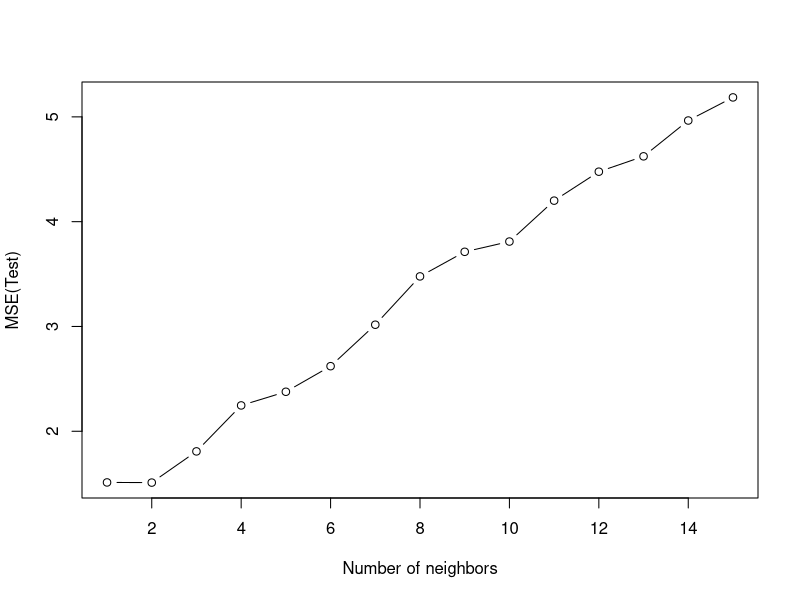
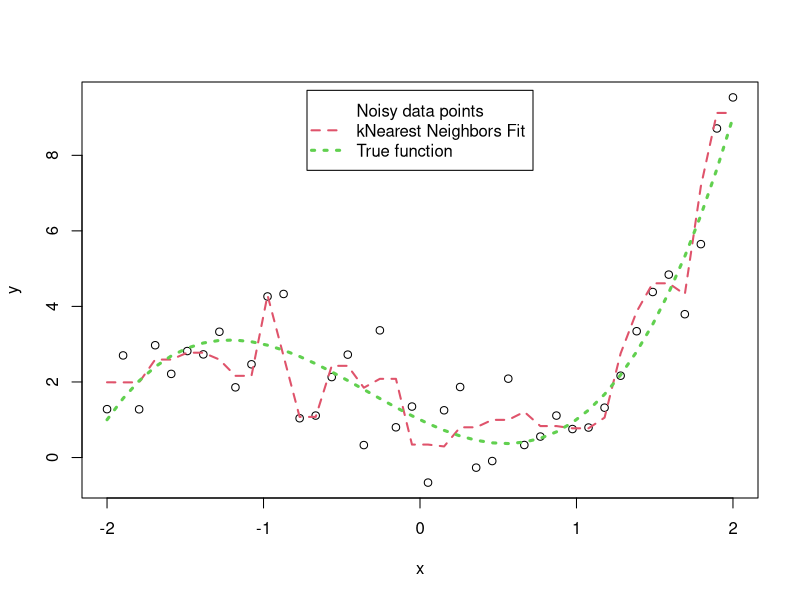
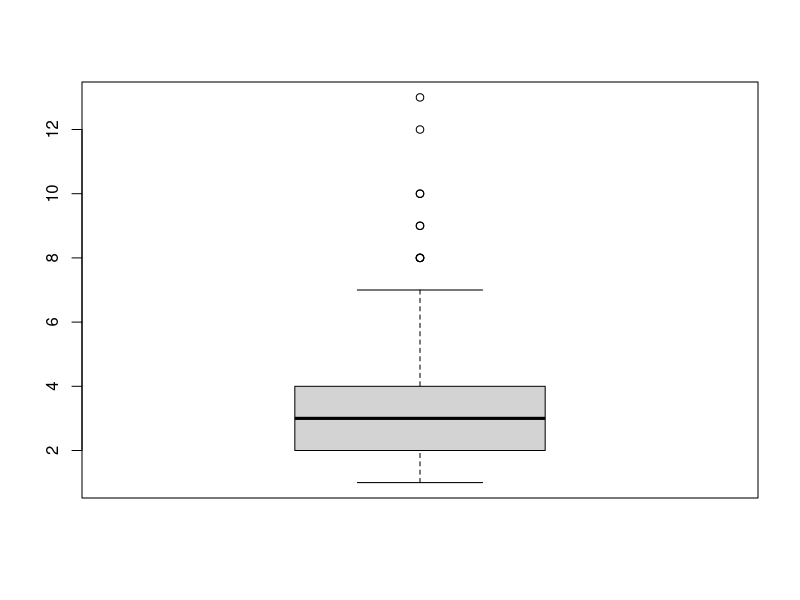
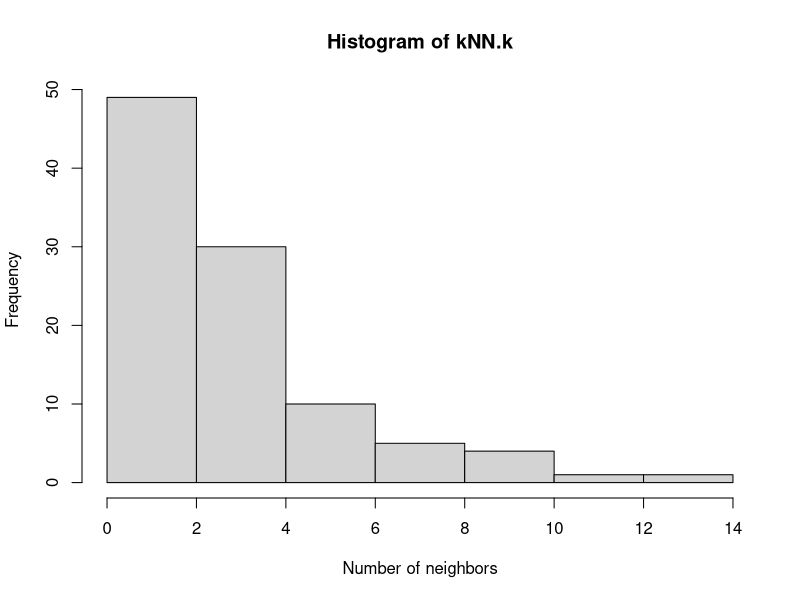
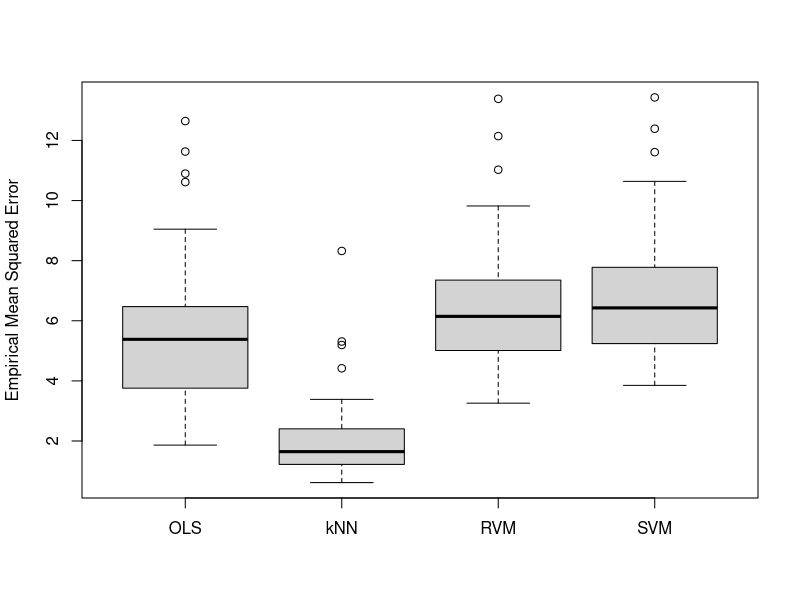

Recreate these plots in R, in order.
#
#  Predictive Analytics with k-Nearest Neighbors   
#
#          source('kNN-predictive-1.R')
#
#              Winter 2013, EPF
#


# Unitizing the data

  unitlength <-function(xx)
  {
    n <- nrow(xx)
    p <- ncol(xx)
    aa  <- matrix(rep(apply(xx,2,mean), n), ncol=p, byrow=TRUE)
    bb  <- sqrt((n-1)*matrix(rep(apply(xx,2,var), n), ncol=p, byrow=TRUE))
    return((xx-aa)/bb)
  }

# Standardizing the data

  standard <-function(xx)
  {
    n <- nrow(xx)
    p <- ncol(xx)
    aa  <- matrix(rep(apply(xx,2,mean), n), ncol=p, byrow=TRUE)
    bb  <- sqrt(matrix(rep(apply(xx,2,var), n), ncol=p, byrow=TRUE))
    return((xx-aa)/bb)
  }


# Cubifying the data

  unitcube <-function(xx)
  {
    n <- nrow(xx)
    p <- ncol(xx)
    aa  <- matrix(rep(apply(xx,2,min), n), ncol=p, byrow=TRUE)
    bb  <- matrix(rep(apply(xx,2,max), n), ncol=p, byrow=TRUE)    
	return((xx-aa)/(bb-aa))
  }

#  Clear screen
   
   graphics.off()

#  Set the stage

   library(caret)
   library(FNN)
   library(kernlab)
   
   library(car)
   
   kern = 'rbfdot'
  
   set.seed(19671210)
   
   pos <- 2
  
   #xy[,-pos] <- standard(xy[,-pos])
   #xy[,-pos] <- unitlength(xy[,-pos])
   #xy[,-pos]  <- unitcube(xy[,-pos])
   
   n <- 40

   x <- seq(-2,2, length=n)
   f <- function(x){return(1+x^3-2*x+x^2)}
   sigma <- 1
   
   R <- 100
   K <- 15
   mse.knn <- matrix(0, ncol=K, nrow=R)
   mse.rvm <- mse.svm <- mse.lm <- kNN.k <- numeric(R)

   for(r in 1:R)
   {
      noise <- rnorm(n, mean=0, sd=sigma)
      y     <- f(x) + noise
      xy    <- data.frame(x,y)
      
      ntr   <- round((2/3)*n)
      nte   <- n - ntr
      id.tr <- sample(sample(sample(n)))[1:ntr]
      id.te <- (1:n)[-id.tr]

      xy.tr <- xy[id.tr, ]
      xy.te <- xy[id.te, ]
  
      for(k in 1:K)
      {
        fit.te.knn   <- knn.reg(train=data.frame(xy.tr[,-pos]),test=data.frame(xy.te[,-pos]), y=xy.tr[,pos], k=k)   
        yhat.te.knn  <- fit.te.knn$pred
        mse.knn[r,k] <- mean((xy.te[,pos] - yhat.te.knn)^2)      
      }
    
  	kNN.k[r]       <- which(mse.knn[r,]==min(mse.knn[r,]))
 	
    svm.xy         <- ksvm(y~., data=xy.tr, kernel=kern)
	  rvm.xy         <- gausspr(y~., data=xy.tr, kernel=kern)
	  lm.xy          <- lm(y~., data=xy.tr)
	  
	  yhat.te.rvm    <- predict(rvm.xy, xy.te[,-pos])
 	  yhat.te.svm    <- predict(svm.xy, xy.te[,-pos])
    yhat.te.lm     <- predict(lm.xy, x=xy.te[,-pos])
	  
    mse.rvm[r]     <- mean((xy.te[,pos] - yhat.te.rvm)^2)
	  mse.svm[r]     <- mean((xy.te[,pos] - yhat.te.svm)^2)
    mse.lm[r]      <- mean((xy.te[,pos] - yhat.te.lm)^2)
    
   }

   x11()
   par(mfrow=c(1,1))
   plot(1:K, mse.knn[R,], xlab ='Number of neighbors', ylab='MSE(Test)', type='b')    


   nk <- length(unique(kNN.k))
   freq.k <- numeric(nk)
   for(j in 1:nk)
   {
	  freq.k[j] <- length(which(kNN.k == unique(kNN.k)[j]))
   }
    
   k.opt <- unique(kNN.k)[which(freq.k==max(freq.k))]

   x11()
   yhat.knn <- knn.reg(train=data.frame(xy[,1]),data.frame(test=xy[,1]), y=xy[,2], k=k.opt[1])$pred
   plot(x,y, col=1, lty =0, type='p', pch=1)
   lines(x,yhat.knn, type='l', lwd= 2, lty =2, col=2, pch='')
   lines(x,f(x), type='l', lwd= 3, lty =3, col=3, pch='')
   legend('top', inset=0.02, c('Noisy data points', 'kNearest Neighbors Fit', 'True function'),
          lty =c(0,2,3), col=c(1,2,3), pch=c(1,NA,NA), lwd=c(0,2,3))
   
   x11()
   boxplot(kNN.k, horizontal=F, names=c('Number of neighbors'))
    
   x11()
   hist(kNN.k, xlab='Number of neighbors', ylab='Frequency')

   x11()
   boxplot(mse.lm, mse.knn[,k.opt], mse.rvm, mse.svm, horizontal=F, names=c('OLS', 'kNN', 'RVM', 'SVM'), ylab='Empirical Mean Squared Error')
